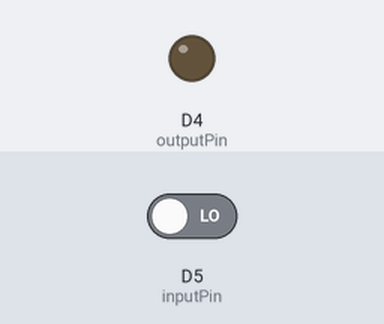
A sketch run on a simulated ESP8266 (NodeMCU). On the bench: output pins drawn as LEDs (lit = HIGH). The test bench sets the inputs (shaded band); at power-on: D5 (inputPin) LOW. WiFi joins after 1.5 s; servers stay silent unless stated; not simulated (calls return 0 or success): ./env.h; what the sketch prints to the serial monitor is not drawn.

Above: at 0.1 s.
At 1.7 s:
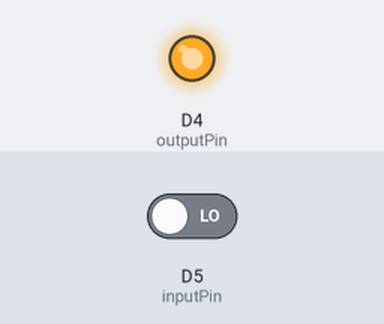
Timing chart, 0 to 3.2 s (numbered marks = the images above):
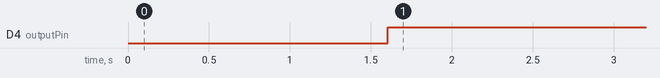

Measured:
- by itself, D4 (outputPin): LOW → HIGH at 1.6 s

The sketch:

Line_notice_alarm.ino
```cpp
#include <TridentTD_LineNotify.h>
#include "./env.h";


const String Wifi_SSID = SSID;
const String Wifi_Password = PASSWORD;
const String LINE_TOKEN_CODE = LINE_TOKEN;
const String message = "เกิดการขโมย!";
const int outputPin = D4;
const int inputPin = D5;


void setup() {
  Serial.begin(115200);
  Serial.println();
  Serial.println(LINE.getVersion());
  pinMode(outputPin, OUTPUT);
  pinMode(inputPin, INPUT);
  WiFi.begin(SSID, PASSWORD);
  Serial.printf("WiFi connecting to %s\n", SSID);
  while (WiFi.status() != WL_CONNECTED) {
    Serial.print(".");
    delay(400);
  }
  Serial.printf("\nWiFi connected\nIP : ");
  Serial.println(WiFi.localIP());
  String ipAddress = WiFi.localIP().toString();
  // กำหนด Line Token
  LINE.setToken(LINE_TOKEN);
  // ตัวอย่างส่งข้อความ
  LINE.notify("ทำการเชื่อมต่อใหม่ IP : " + ipAddress);
  // // ตัวอย่างส่งข้อมูล ตัวเลข
  // LINE.notify(2342);          // จำนวนเต็ม
  // LINE.notify(212.43434,5);   // จำนวนจริง แสดง 5 หลัก

  // // เลือก Line Sticker ได้จาก https://devdocs.line.me/files/sticker_list.pdf
  // LINE.notifySticker(3,240);        // ส่ง Line Sticker ด้วย PackageID 3 , StickerID 240
  // LINE.notifySticker("Hello",1,2);  // ส่ง Line Sticker ด้วย PackageID 1 , StickerID 2  พร้อมข้อความ

  // // ตัวอย่างส่ง รูปภาพ ด้วย url
  // LINE.notifyPicture("https://preview.ibb.co/j6G51n/capture25610417181915334.png");
  // LINE.notifyPicture("จตุธาตุ","https://www.fotoaparat.cz/storage/pm/09/10/23/670915_a5351.jpg");
}

void loop() {
  if (checkConnection()) {
    Serial.println(message);
    LINE.notify(message);
    LINE.notifySticker(6370, 11088017);
  } else {
    Serial.println("สถานะปกติ");
  }
}

bool checkConnection() {
  int pin1 = digitalRead(outputPin);
  int pin2 = digitalRead(inputPin);
  if (pin1 == pin2) {
    digitalWrite(outputPin, !pin1);
    delay(5000);
    return false;
  } else {
    delay(2000);
    return true;
  }
}
```
